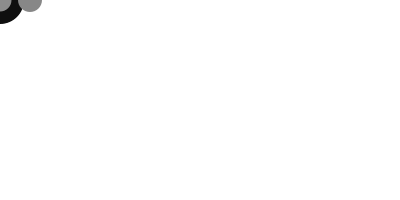
Frame 1 (no input)
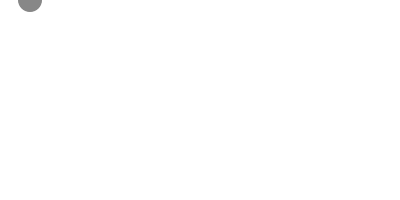
Frame 60 (the mouse pressed at the canvas centre just before this capture)
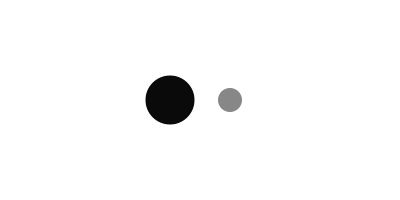
Frame 120 (the mouse held since frame 60 and released just before this capture)

The Processing sketch that drew these frames (run headless with seeded random() and noise(); from frame 60 on, the mouse is pressed at the canvas centre):

// Processing sketch: Ex_9_7_Snake
// ── Ex_9_7_Snake.pde

// Exercise 9-7: Rewrite the snake example in an 
// object-oriented fashion with a Snake class. 
// Can you make snakes with slightly different looks 
// (different shapes, colors, sizes)? 
// (For an advanced problem, create a Point class that 
// stores an x and y coordinate as part of the sketch. 
// Each snake object will have an array of Point objects, 
// instead of two separate arrays of x and y values. 
// This involves arrays of objects, covered in the next 
// section.)

// Two snake objects (this would be better as an array!)
Snake s0;
Snake s1;

void setup() {
  size(400,200);
  // Initialize
  s0 = new Snake(50);
  s1 = new Snake(25);
}

void draw() {
  background(255);
  
  // Update and display
  s0.move(mouseX-30,mouseY);
  s0.display();

  // Update and display
  s1.move(mouseX+30,mouseY);
  s1.display();  
}

// ── Snake.pde
class Snake {
int[] xpos;
int[] ypos;

  Snake (int n){
xpos = new int[n]; 
ypos = new int[n];
  }
   
void move(int newX, int newY) {
  // Shift array values
  for (int i = 0; i < xpos.length-1; i ++ ) {
    // Shift all elements down one spot. 
    // xpos[0] = xpos[1], xpos[1] = xpos = [2], and so on. 
    // Stop at the second to last element.
    xpos[i] = xpos[i+1];
    ypos[i] = ypos[i+1];
  }

  // New location
  // Update the last spot in the array with the mouse location.
  xpos[xpos.length-1] = newX; 
  ypos[ypos.length-1] = newY;
}

void display() {
  // Draw everything
  for (int i = 0; i < xpos.length; i ++ ) {
    // Draw an ellipse for each element in the arrays. 
    // Color and size are tied to the loop's counter: i.
    noStroke();
    fill(255-i*5);
    ellipse(xpos[i], ypos[i], i, i);
  }
}
}
